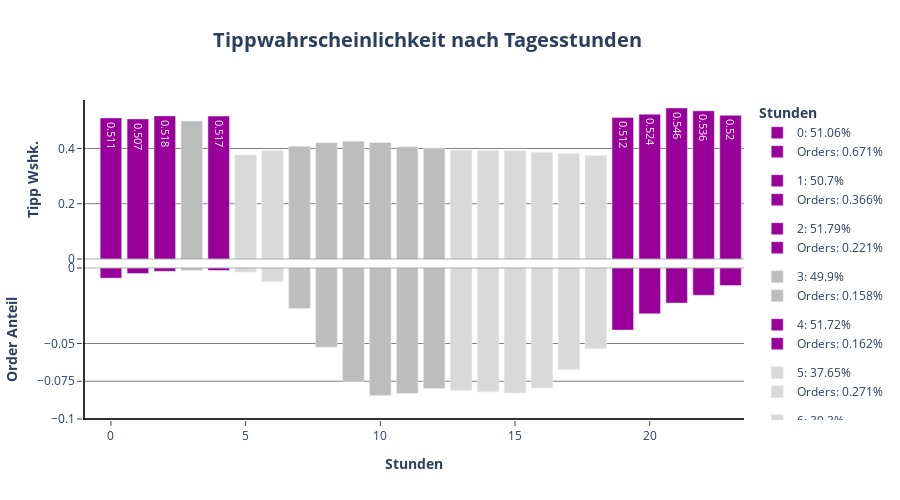

The notebook cell saved with this chart:
### Markdown cell above
**Tippwahrscheinlichkeit pro Stunde**

### Code cell
fig1 = make_subplots(cols= 1, rows= 2, shared_xaxes= True, shared_yaxes= False, vertical_spacing= 0)

for order_hour_of_day in df_hour.order_hour_of_day:

 if df_hour[df_hour.order_hour_of_day == order_hour_of_day].tip_norm.values >= 0.5:
  color = px.colors.qualitative.G10[4]
  text= df_hour.loc[df_hour.order_hour_of_day == order_hour_of_day].tip_norm.values.round(3)

  fig1.add_trace(
   go.Bar(
    x= df_hour.loc[df_hour.order_hour_of_day == order_hour_of_day].order_hour_of_day,
    y= df_hour.loc[df_hour.order_hour_of_day == order_hour_of_day].tip_norm,
    name= f"{order_hour_of_day}: {(df_hour.loc[df_hour.order_hour_of_day == order_hour_of_day].tip_norm.values[0] * 100).round(2)}%",
    showlegend= True,
    marker= dict(color= color),
    width= 0.8,
    text= text,
    base= 0,
    legendgroup= f"{order_hour_of_day}" 
   ),
   col= 1,
   row= 1
  )

  fig1.add_trace(
   go.Bar(
    x= df_hour.loc[df_hour.order_hour_of_day == order_hour_of_day].order_hour_of_day,
    y= df_hour.loc[df_hour.order_hour_of_day == order_hour_of_day].orders_norm,
    name= f"Orders: {(df_hour.loc[df_hour.order_hour_of_day == order_hour_of_day].orders_norm.values[0] * 100).round(3)}%",
    base = -df_hour.loc[df_hour.order_hour_of_day == order_hour_of_day].orders_norm,
    showlegend= True,
    marker= dict(color= color),
    width= 0.8,
    legendgroup= f"{order_hour_of_day}"
   ),
   col= 1,
   row= 2
  )

 elif 0.4 < df_hour.loc[df_hour.order_hour_of_day == order_hour_of_day].tip_norm.values < 0.5:
  color= px.colors.sequential.Greys[3]

  fig1.add_trace(
   go.Bar(
    x= df_hour.loc[df_hour.order_hour_of_day == order_hour_of_day].order_hour_of_day,
    y= df_hour.loc[df_hour.order_hour_of_day == order_hour_of_day].tip_norm,
    name= f"{order_hour_of_day}: {(df_hour.loc[df_hour.order_hour_of_day == order_hour_of_day].tip_norm.values[0] * 100).round(2)}%",
    showlegend= True,
    marker= dict(color= color),
    width= 0.8,
    base= 0,
    legendgroup= f"{order_hour_of_day}"
   ),
   col= 1,
   row= 1
  )

  fig1.add_trace(
   go.Bar(
    x= df_hour.loc[df_hour.order_hour_of_day == order_hour_of_day].order_hour_of_day,
    y= df_hour.loc[df_hour.order_hour_of_day == order_hour_of_day].orders_norm,
    name= f"Orders: {(df_hour.loc[df_hour.order_hour_of_day == order_hour_of_day].orders_norm.values[0] * 100).round(3)}%",
    base = -df_hour.loc[df_hour.order_hour_of_day == order_hour_of_day].orders_norm,
    showlegend= True,
    marker= dict(color= color),
    width= 0.8,
    legendgroup= f"{order_hour_of_day}"
   ),
   col= 1,
   row= 2
  )

 elif 0.3 < df_hour.loc[df_hour.order_hour_of_day == order_hour_of_day].tip_norm.values < 0.4:
  color= px.colors.sequential.Greys[2]

  fig1.add_trace(
   go.Bar(
    x= df_hour.loc[df_hour.order_hour_of_day == order_hour_of_day].order_hour_of_day,
    y= df_hour.loc[df_hour.order_hour_of_day == order_hour_of_day].tip_norm,
    name= f"{order_hour_of_day}: {(df_hour.loc[df_hour.order_hour_of_day == order_hour_of_day].tip_norm.values[0] * 100).round(2)}%",
    showlegend= True,
    marker= dict(color= color),
    width= 0.8,
    base= 0,
    legendgroup= f"{order_hour_of_day}"
   ),
   col= 1,
   row= 1
  )

  fig1.add_trace(
   go.Bar(
    x= df_hour.loc[df_hour.order_hour_of_day == order_hour_of_day].order_hour_of_day,
    y= df_hour.loc[df_hour.order_hour_of_day == order_hour_of_day].orders_norm,
    name= f"Orders: {(df_hour.loc[df_hour.order_hour_of_day == order_hour_of_day].orders_norm.values[0] * 100).round(3)}%",
    base = -df_hour.loc[df_hour.order_hour_of_day == order_hour_of_day].orders_norm,
    showlegend= True,
    marker= dict(color= color),
    width= 0.8,
    legendgroup= f"{order_hour_of_day}"
   ),
   col= 1,
   row= 2
  )

fig1.add_hline(
 y= 0,
 opacity= 0.3,
 line_dash= "solid",
 line_color= "grey",
 col= 1,
 row= 1
)

fig1.add_hline(
 y= 0,
 opacity= 0.3,
 line_dash= "solid",
 line_color= "grey",
 col= 1,
 row= 2
)

fig1.add_vline(
 x= -1,
 opacity= 0.8,
 line_dash= "solid",
 line_color= "black",
 col= 1,
 row= 2
)

fig1.add_vline(
 x= -1,
 opacity= 0.8,
 line_dash= "solid",
 line_color= "black",
 col= 1,
 row= 1
)

fig1.add_hline(
 y= -0.1,
 opacity= 0.8,
 line_dash= "solid",
 line_color= "black",
 col= 1,
 row= 2
)

fig1.update_annotations(opacity= 0.8)
fig1.update_layout(title= dict(text= "<b>Tippwahrscheinlichkeit nach Tagesstunden</b>", font_size= 20, xanchor= "center", yanchor= "top", y=0.935, x=0.475), legend_title_text = "<b>Stunden</b>", height= 500)
fig1.update_xaxes(title_text="<b>Stunden</b>", ticks= "outside", col= 1, row= 2)
fig1.update_xaxes(showline= False, col= 1, row= 1)
fig1.update_yaxes(title_text="<b>Tipp Wshk.</b>", ticks= "outside", showgrid= True, gridcolor= "grey", col= 1, row= 1, showline= False)
fig1.update_yaxes(title_text="<b>Order Anteil</b>", ticks= "outside", showgrid= True, gridcolor= "grey", col= 1, row= 2, tickvals= [0, -0.05, -0.075, -0.1])
fig1.update_layout(plot_bgcolor= "white", xaxis= dict(linecolor= "black"), yaxis= dict(linecolor= "black"))
fig1.show()

### Figure 1 — Plotly figure (JSON) as saved in the notebook; plotly's stock layout.template omitted (floating-point values rounded to 4 significant figures)
{"data": [{"base": 0, "legendgroup": "0", "marker": {"color": "#990099"}, "name": "0: 51.06%", "showlegend": true, "text": [0.511], "type": "bar", "width": 0.8, "x": [0], "xaxis": "x", "y": [0.5106], "yaxis": "y"}, {"base": [-0.006709], "legendgroup": "0", "marker": {"color": "#990099"}, "name": "Orders: 0.671%", "showlegend": true, "type": "bar", "width": 0.8, "x": [0], "xaxis": "x2", "y": [0.006709], "yaxis": "y2"}, {"base": 0, "legendgroup": "1", "marker": {"color": "#990099"}, "name": "1: 50.7%", "showlegend": true, "text": [0.507], "type": "bar", "width": 0.8, "x": [1], "xaxis": "x", "y": [0.507], "yaxis": "y"}, {"base": [-0.003656], "legendgroup": "1", "marker": {"color": "#990099"}, "name": "Orders: 0.366%", "showlegend": true, "type": "bar", "width": 0.8, "x": [1], "xaxis": "x2", "y": [0.003656], "yaxis": "y2"}, {"base": 0, "legendgroup": "2", "marker": {"color": "#990099"}, "name": "2: 51.79%", "showlegend": true, "text": [0.518], "type": "bar", "width": 0.8, "x": [2], "xaxis": "x", "y": [0.5179], "yaxis": "y"}, {"base": [-0.002208], "legendgroup": "2", "marker": {"color": "#990099"}, "name": "Orders: 0.221%", "showlegend": true, "type": "bar", "width": 0.8, "x": [2], "xaxis": "x2", "y": [0.002208], "yaxis": "y2"}, {"base": 0, "legendgroup": "3", "marker": {"color": "rgb(189,189,189)"}, "name": "3: 49.9%", "showlegend": true, "type": "bar", "width": 0.8, "x": [3], "xaxis": "x", "y": [0.499], "yaxis": "y"}, {"base": [-0.001575], "legendgroup": "3", "marker": {"color": "rgb(189,189,189)"}, "name": "Orders: 0.158%", "showlegend": true, "type": "bar", "width": 0.8, "x": [3], "xaxis": "x2", "y": [0.001575], "yaxis": "y2"}, {"base": 0, "legendgroup": "4", "marker": {"color": "#990099"}, "name": "4: 51.72%", "showlegend": true, "text": [0.517], "type": "bar", "width": 0.8, "x": [4], "xaxis": "x", "y": [0.5172], "yaxis": "y"}, {"base": [-0.001625], "legendgroup": "4", "marker": {"color": "#990099"}, "name": "Orders: 0.162%", "showlegend": true, "type": "bar", "width": 0.8, "x": [4], "xaxis": "x2", "y": [0.001625], "yaxis": "y2"}, {"base": 0, "legendgroup": "5", "marker": {"color": "rgb(217,217,217)"}, "name": "5: 37.65%", "showlegend": true, "type": "bar", "width": 0.8, "x": [5], "xaxis": "x", "y": [0.3765], "yaxis": "y"}, {"base": [-0.002709], "legendgroup": "5", "marker": {"color": "rgb(217,217,217)"}, "name": "Orders: 0.271%", "showlegend": true, "type": "bar", "width": 0.8, "x": [5], "xaxis": "x2", "y": [0.002709], "yaxis": "y2"}, {"base": 0, "legendgroup": "6", "marker": {"color": "rgb(217,217,217)"}, "name": "6: 39.3%", "showlegend": true, "type": "bar", "width": 0.8, "x": [6], "xaxis": "x", "y": [0.393], "yaxis": "y"}, {"base": [-0.008998], "legendgroup": "6", "marker": {"color": "rgb(217,217,217)"}, "name": "Orders: 0.9%", "showlegend": true, "type": "bar", "width": 0.8, "x": [6], "xaxis": "x2", "y": [0.008998], "yaxis": "y2"}, {"base": 0, "legendgroup": "7", "marker": {"color": "rgb(189,189,189)"}, "name": "7: 40.76%", "showlegend": true, "type": "bar", "width": 0.8, "x": [7], "xaxis": "x", "y": [0.4076], "yaxis": "y"}, {"base": [-0.02685], "legendgroup": "7", "marker": {"color": "rgb(189,189,189)"}, "name": "Orders: 2.685%", "showlegend": true, "type": "bar", "width": 0.8, "x": [7], "xaxis": "x2", "y": [0.02685], "yaxis": "y2"}, {"base": 0, "legendgroup": "8", "marker": {"color": "rgb(189,189,189)"}, "name": "8: 42.11%", "showlegend": true, "type": "bar", "width": 0.8, "x": [8], "xaxis": "x", "y": [0.4211], "yaxis": "y"}, {"base": [-0.05247], "legendgroup": "8", "marker": {"color": "rgb(189,189,189)"}, "name": "Orders: 5.247%", "showlegend": true, "type": "bar", "width": 0.8, "x": [8], "xaxis": "x2", "y": [0.05247], "yaxis": "y2"}, {"base": 0, "legendgroup": "9", "marker": {"color": "rgb(189,189,189)"}, "name": "9: 42.65%", "showlegend": true, "type": "bar", "width": 0.8, "x": [9], "xaxis": "x", "y": [0.4265], "yaxis": "y"}, {"base": [-0.07534], "legendgroup": "9", "marker": {"color": "rgb(189,189,189)"}, "name": "Orders: 7.534%", "showlegend": true, "type": "bar", "width": 0.8, "x": [9], "xaxis": "x2", "y": [0.07534], "yaxis": "y2"}, {"base": 0, "legendgroup": "10", "marker": {"color": "rgb(189,189,189)"}, "name": "10: 42.19%", "showlegend": true, "type": "bar", "width": 0.8, "x": [10], "xaxis": "x", "y": [0.4219], "yaxis": "y"}, {"base": [-0.08447], "legendgroup": "10", "marker": {"color": "rgb(189,189,189)"}, "name": "Orders: 8.447%", "showlegend": true, "type": "bar", "width": 0.8, "x": [10], "xaxis": "x2", "y": [0.08447], "yaxis": "y2"}, {"base": 0, "legendgroup": "11", "marker": {"color": "rgb(189,189,189)"}, "name": "11: 40.59%", "showlegend": true, "type": "bar", "width": 0.8, "x": [11], "xaxis": "x", "y": [0.4059], "yaxis": "y"}, {"base": [-0.08307], "legendgroup": "11", "marker": {"color": "rgb(189,189,189)"}, "name": "Orders: 8.307%", "showlegend": true, "type": "bar", "width": 0.8, "x": [11], "xaxis": "x2", "y": [0.08307], "yaxis": "y2"}, {"base": 0, "legendgroup": "12", "marker": {"color": "rgb(189,189,189)"}, "name": "12: 40.04%", "showlegend": true, "type": "bar", "width": 0.8, "x": [12], "xaxis": "x", "y": [0.4004], "yaxis": "y"}, {"base": [-0.07986], "legendgroup": "12", "marker": {"color": "rgb(189,189,189)"}, "name": "Orders: 7.986%", "showlegend": true, "type": "bar", "width": 0.8, "x": [12], "xaxis": "x2", "y": [0.07986], "yaxis": "y2"}, {"base": 0, "legendgroup": "13", "marker": {"color": "rgb(217,217,217)"}, "name": "13: 39.4%", "showlegend": true, "type": "bar", "width": 0.8, "x": [13], "xaxis": "x", "y": [0.394], "yaxis": "y"}, {"base": [-0.08105], "legendgroup": "13", "marker": {"color": "rgb(217,217,217)"}, "name": "Orders: 8.105%", "showlegend": true, "type": "bar", "width": 0.8, "x": [13], "xaxis": "x2", "y": [0.08105], "yaxis": "y2"}, {"base": 0, "legendgroup": "14", "marker": {"color": "rgb(217,217,217)"}, "name": "14: 39.29%", "showlegend": true, "type": "bar", "width": 0.8, "x": [14], "xaxis": "x", "y": [0.3929], "yaxis": "y"}, {"base": [-0.08203], "legendgroup": "14", "marker": {"color": "rgb(217,217,217)"}, "name": "Orders: 8.203%", "showlegend": true, "type": "bar", "width": 0.8, "x": [14], "xaxis": "x2", "y": [0.08203], "yaxis": "y2"}, {"base": 0, "legendgroup": "15", "marker": {"color": "rgb(217,217,217)"}, "name": "15: 39.2%", "showlegend": true, "type": "bar", "width": 0.8, "x": [15], "xaxis": "x", "y": [0.392], "yaxis": "y"}, {"base": [-0.08274], "legendgroup": "15", "marker": {"color": "rgb(217,217,217)"}, "name": "Orders: 8.274%", "showlegend": true, "type": "bar", "width": 0.8, "x": [15], "xaxis": "x2", "y": [0.08274], "yaxis": "y2"}, {"base": 0, "legendgroup": "16", "marker": {"color": "rgb(217,217,217)"}, "name": "16: 38.62%", "showlegend": true, "type": "bar", "width": 0.8, "x": [16], "xaxis": "x", "y": [0.3862], "yaxis": "y"}, {"base": [-0.07947], "legendgroup": "16", "marker": {"color": "rgb(217,217,217)"}, "name": "Orders: 7.947%", "showlegend": true, "type": "bar", "width": 0.8, "x": [16], "xaxis": "x2", "y": [0.07947], "yaxis": "y2"}, {"base": 0, "legendgroup": "17", "marker": {"color": "rgb(217,217,217)"}, "name": "17: 38.16%", "showlegend": true, "type": "bar", "width": 0.8, "x": [17], "xaxis": "x", "y": [0.3816], "yaxis": "y"}, {"base": [-0.06733], "legendgroup": "17", "marker": {"color": "rgb(217,217,217)"}, "name": "Orders: 6.733%", "showlegend": true, "type": "bar", "width": 0.8, "x": [17], "xaxis": "x2", "y": [0.06733], "yaxis": "y2"}, {"base": 0, "legendgroup": "18", "marker": {"color": "rgb(217,217,217)"}, "name": "18: 37.46%", "showlegend": true, "type": "bar", "width": 0.8, "x": [18], "xaxis": "x", "y": [0.3746], "yaxis": "y"}, {"base": [-0.05347], "legendgroup": "18", "marker": {"color": "rgb(217,217,217)"}, "name": "Orders: 5.347%", "showlegend": true, "type": "bar", "width": 0.8, "x": [18], "xaxis": "x2", "y": [0.05347], "yaxis": "y2"}, {"base": 0, "legendgroup": "19", "marker": {"color": "#990099"}, "name": "19: 51.17%", "showlegend": true, "text": [0.512], "type": "bar", "width": 0.8, "x": [19], "xaxis": "x", "y": [0.5117], "yaxis": "y"}, {"base": [-0.04114], "legendgroup": "19", "marker": {"color": "#990099"}, "name": "Orders: 4.114%", "showlegend": true, "type": "bar", "width": 0.8, "x": [19], "xaxis": "x2", "y": [0.04114], "yaxis": "y2"}, {"base": 0, "legendgroup": "20", "marker": {"color": "#990099"}, "name": "20: 52.39%", "showlegend": true, "text": [0.524], "type": "bar", "width": 0.8, "x": [20], "xaxis": "x", "y": [0.5239], "yaxis": "y"}, {"base": [-0.03035], "legendgroup": "20", "marker": {"color": "#990099"}, "name": "Orders: 3.035%", "showlegend": true, "type": "bar", "width": 0.8, "x": [20], "xaxis": "x2", "y": [0.03035], "yaxis": "y2"}, {"base": 0, "legendgroup": "21", "marker": {"color": "#990099"}, "name": "21: 54.64%", "showlegend": true, "text": [0.546], "type": "bar", "width": 0.8, "x": [21], "xaxis": "x", "y": [0.5464], "yaxis": "y"}, {"base": [-0.0232], "legendgroup": "21", "marker": {"color": "#990099"}, "name": "Orders: 2.32%", "showlegend": true, "type": "bar", "width": 0.8, "x": [21], "xaxis": "x2", "y": [0.0232], "yaxis": "y2"}, {"base": 0, "legendgroup": "22", "marker": {"color": "#990099"}, "name": "22: 53.63%", "showlegend": true, "text": [0.536], "type": "bar", "width": 0.8, "x": [22], "xaxis": "x", "y": [0.5363], "yaxis": "y"}, {"base": [-0.01807], "legendgroup": "22", "marker": {"color": "#990099"}, "name": "Orders: 1.807%", "showlegend": true, "type": "bar", "width": 0.8, "x": [22], "xaxis": "x2", "y": [0.01807], "yaxis": "y2"}, {"base": 0, "legendgroup": "23", "marker": {"color": "#990099"}, "name": "23: 51.99%", "showlegend": true, "text": [0.52], "type": "bar", "width": 0.8, "x": [23], "xaxis": "x", "y": [0.5199], "yaxis": "y"}, {"base": [-0.0116], "legendgroup": "23", "marker": {"color": "#990099"}, "name": "Orders: 1.16%", "showlegend": true, "type": "bar", "width": 0.8, "x": [23], "xaxis": "x2", "y": [0.0116], "yaxis": "y2"}], "layout": {"height": 500, "legend": {"title": {"text": "<b>Stunden</b>"}}, "plot_bgcolor": "white", "shapes": [{"line": {"color": "grey", "dash": "solid"}, "opacity": 0.3, "type": "line", "x0": 0, "x1": 1, "xref": "x domain", "y0": 0, "y1": 0, "yref": "y"}, {"line": {"color": "grey", "dash": "solid"}, "opacity": 0.3, "type": "line", "x0": 0, "x1": 1, "xref": "x2 domain", "y0": 0, "y1": 0, "yref": "y2"}, {"line": {"color": "black", "dash": "solid"}, "opacity": 0.8, "type": "line", "x0": -1, "x1": -1, "xref": "x2", "y0": 0, "y1": 1, "yref": "y2 domain"}, {"line": {"color": "black", "dash": "solid"}, "opacity": 0.8, "type": "line", "x0": -1, "x1": -1, "xref": "x", "y0": 0, "y1": 1, "yref": "y domain"}, {"line": {"color": "black", "dash": "solid"}, "opacity": 0.8, "type": "line", "x0": 0, "x1": 1, "xref": "x2 domain", "y0": -0.1, "y1": -0.1, "yref": "y2"}], "title": {"font": {"size": 20}, "text": "<b>Tippwahrscheinlichkeit nach Tagesstunden</b>", "x": 0.475, "xanchor": "center", "y": 0.935, "yanchor": "top"}, "xaxis": {"anchor": "y", "domain": [0, 1], "linecolor": "black", "matches": "x2", "showline": false, "showticklabels": false}, "xaxis2": {"anchor": "y2", "domain": [0, 1], "ticks": "outside", "title": {"text": "<b>Stunden</b>"}}, "yaxis": {"anchor": "x", "domain": [0.5, 1], "gridcolor": "grey", "linecolor": "black", "showgrid": true, "showline": false, "ticks": "outside", "title": {"text": "<b>Tipp Wshk.</b>"}}, "yaxis2": {"anchor": "x2", "domain": [0, 0.5], "gridcolor": "grey", "showgrid": true, "ticks": "outside", "tickvals": [0, -0.05, -0.075, -0.1], "title": {"text": "<b>Order Anteil</b>"}}}}
